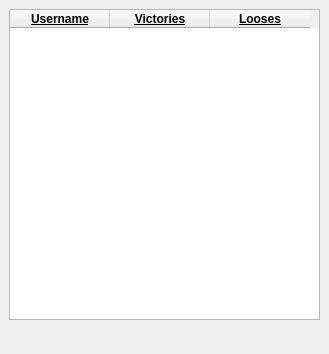
<?xml version="1.0" encoding="UTF-8"?>
<ui version="4.0">
 <class>RankingView</class>
 <widget class="QDialog" name="RankingView">
  <property name="geometry">
   <rect>
    <x>0</x>
    <y>0</y>
    <width>329</width>
    <height>354</height>
   </rect>
  </property>
  <property name="windowTitle">
   <string>Ranking</string>
  </property>
  <property name="windowIcon">
   <iconset resource="resources.qrc">
    <normaloff>:/img/img/wizardPokerLogo.png</normaloff>:/img/img/wizardPokerLogo.png</iconset>
  </property>
  <property name="autoFillBackground">
   <bool>false</bool>
  </property>
  <property name="styleSheet">
   <string notr="true"/>
  </property>
  <widget class="QDialogButtonBox" name="buttonBox">
   <property name="geometry">
    <rect>
     <x>140</x>
     <y>200</y>
     <width>176</width>
     <height>27</height>
    </rect>
   </property>
   <property name="orientation">
    <enum>Qt::Horizontal</enum>
   </property>
   <property name="standardButtons">
    <set>QDialogButtonBox::Cancel|QDialogButtonBox::Ok</set>
   </property>
  </widget>
  <widget class="QTableWidget" name="tableWidget">
   <property name="geometry">
    <rect>
     <x>9</x>
     <y>9</y>
     <width>311</width>
     <height>311</height>
    </rect>
   </property>
   <property name="editTriggers">
    <set>QAbstractItemView::NoEditTriggers</set>
   </property>
   <column>
    <property name="text">
     <string>Username</string>
    </property>
    <property name="font">
     <font>
      <weight>75</weight>
      <bold>true</bold>
      <underline>true</underline>
     </font>
    </property>
    <property name="background">
     <color alpha="173">
      <red>173</red>
      <green>173</green>
      <blue>173</blue>
     </color>
    </property>
   </column>
   <column>
    <property name="text">
     <string>Victories</string>
    </property>
    <property name="font">
     <font>
      <weight>75</weight>
      <bold>true</bold>
      <underline>true</underline>
     </font>
    </property>
    <property name="background">
     <color alpha="173">
      <red>173</red>
      <green>173</green>
      <blue>173</blue>
     </color>
    </property>
   </column>
   <column>
    <property name="text">
     <string>Looses</string>
    </property>
    <property name="font">
     <font>
      <weight>75</weight>
      <bold>true</bold>
      <underline>true</underline>
     </font>
    </property>
    <property name="background">
     <color alpha="173">
      <red>173</red>
      <green>173</green>
      <blue>173</blue>
     </color>
    </property>
   </column>
  </widget>
 </widget>
 <resources>
  <include location="resources.qrc"/>
 </resources>
 <connections>
  <connection>
   <sender>buttonBox</sender>
   <signal>accepted()</signal>
   <receiver>RankingView</receiver>
   <slot>accept()</slot>
   <hints>
    <hint type="sourcelabel">
     <x>248</x>
     <y>254</y>
    </hint>
    <hint type="destinationlabel">
     <x>157</x>
     <y>274</y>
    </hint>
   </hints>
  </connection>
  <connection>
   <sender>buttonBox</sender>
   <signal>rejected()</signal>
   <receiver>RankingView</receiver>
   <slot>reject()</slot>
   <hints>
    <hint type="sourcelabel">
     <x>316</x>
     <y>260</y>
    </hint>
    <hint type="destinationlabel">
     <x>286</x>
     <y>274</y>
    </hint>
   </hints>
  </connection>
 </connections>
</ui>
